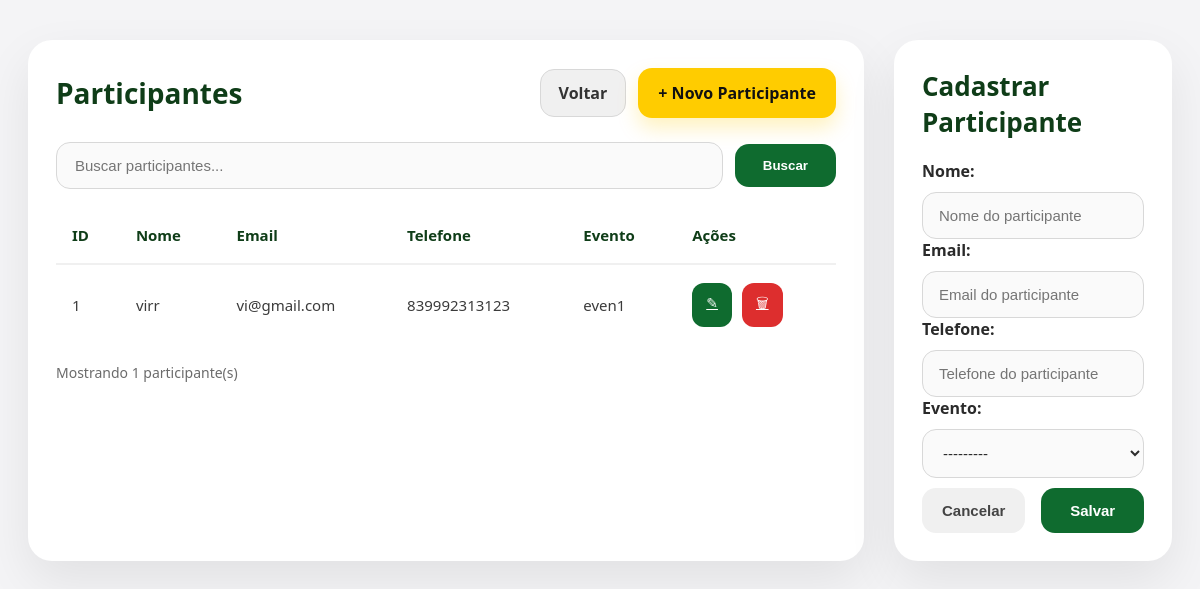
/participantes/ (signed in), run on an earlier commit of the app's database.
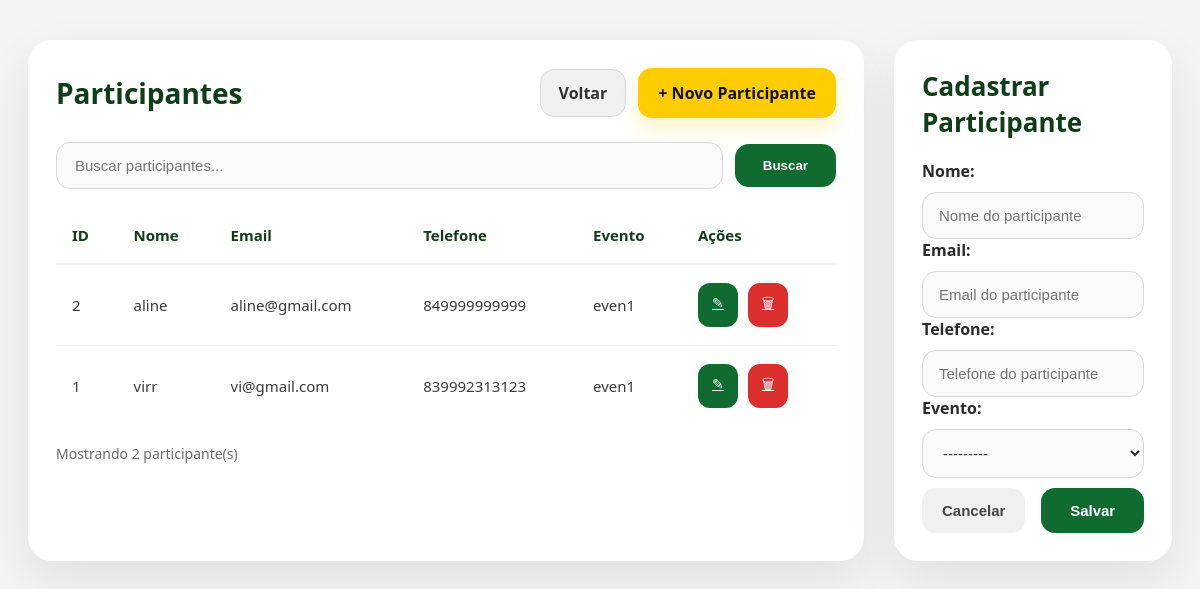
And on a later commit of the database.
### core/models.py (models this page shows, shortened)
class Participante(models.Model):
    nome = models.CharField('Nome', max_length=120)
    email = models.EmailField('Email', max_length=254)
    telefone = models.CharField('Telefone', max_length=30, blank=True)
    evento = models.ForeignKey(Evento, verbose_name='Evento', on_delete=models.PROTECT, related_name='participantes')
    criado_em = models.DateTimeField('Criado em', auto_now_add=True)
    class Meta:
        verbose_name = 'Participante'
        verbose_name_plural = 'Participantes'
        ordering = ['-criado_em']

class Evento(models.Model):
    nome = models.CharField('Nome', max_length=160)
    descricao = models.TextField('Descrição', blank=True)
    data = models.DateField('Data')
    horario = models.TimeField('Horário', blank=True, null=True)
    local = models.CharField('Local', max_length=160, blank=True)
    vagas = models.PositiveIntegerField('Quantidade de vagas', default=0)
    criado_em = models.DateTimeField('Criado em', auto_now_add=True)
    class Meta:
        verbose_name = 'Evento'
        verbose_name_plural = 'Eventos'
        ordering = ['-data', 'nome']
    def __str__(self):
        return self.nome

### core/views.py (the view)
# urls.py: path('participantes/', views.participantes, name='participantes'),
@login_required(login_url='login')
def participantes(request):
    busca = request.GET.get('busca', '')
    participantes = Participante.objects.select_related('evento').all()
    if busca:
        participantes = participantes.filter(
            Q(nome__icontains=busca) | Q(email__icontains=busca) | Q(evento__nome__icontains=busca)
        )
    form = ParticipanteForm(request.POST or None)
    if request.method == 'POST' and form.is_valid():
        form.save()
        return redirect('participantes')
    return render(request, 'gerenciamento/participantes.html', {
        'participantes': participantes,
        'form': form,
        'busca': busca,
    })

### core/forms.py
class ParticipanteForm(forms.ModelForm):
    class Meta:
        model = Participante
        fields = ['nome', 'email', 'telefone', 'evento']
        labels = {
            'nome': 'Nome',
            'email': 'Email',
            'telefone': 'Telefone',
            'evento': 'Evento',
        }
        widgets = {
            'nome': forms.TextInput(attrs={
                'placeholder': 'Nome do participante',
                'class': 'campo-input'
            }),
            'email': forms.EmailInput(attrs={
                'placeholder': 'Email do participante',
                'class': 'campo-input'
            }),
            'telefone': forms.TextInput(attrs={
                'placeholder': 'Telefone do participante',
                'class': 'campo-input'
            }),
            'evento': forms.Select(attrs={
                'class': 'campo-input'
            }),
        }

### core/templates/gerenciamento/participantes.html (shortened to what this page needs)
{% extends 'base.html' %}
{% block conteudo %}
<div class="pagina-participantes">
    <div class="container-participantes">
        <section class="painel-participantes">
            <div class="cabecalho-painel">
                <div>
                    <p class="rotulo-painel">Participantes</p>
                </div>
                <div class="cabecalho-acoes">
                    <a href="{% url 'index' %}" class="botao-voltar">Voltar</a>
                    <a href="#form-cadastro" class="botao-novo">+ Novo Participante</a>
                </div>
            </div>
            <div class="acoes-painel">
                <form method="get" class="caixa-busca">
                    <input type="text" name="busca" placeholder="Buscar participantes..." value="{{ busca }}" />
                    <button type="submit" class="botao-buscar">Buscar</button>
                </form>
            </div>
            <div class="cartao-tabela">
                <table class="tabela-participantes">
                    <thead>
                        <tr>
                            <th>ID</th>
                            <th>Nome</th>
                            <th>Email</th>
                            <th>Telefone</th>
                            <th>Evento</th>
                            <th>Ações</th>
                        </tr>
                    </thead>
                    <tbody>
                        {% if participantes.exists %}
                            {% for participante in participantes %}
                                <tr>
                                    <td>{{ participante.id }}</td>
                                    <td>{{ participante.nome }}</td>
                                    <td>{{ participante.email }}</td>
                                    <td>{{ participante.telefone }}</td>
                                    <td>{{ participante.evento.nome }}</td>
                                    <td>
                                        <div class="botoes-acoes">
                                            <a href="{% url 'editar_participante' participante.id %}" class="botao-editar">✎</a>
                                            <a href="{% url 'excluir_participante' participante.id %}" class="botao-excluir">🗑</a>
                                        </div>
                                    </td>
                                </tr>
                            {% endfor %}
                        {% else %}
                            <tr>
                                <td colspan="6" style="text-align:center; padding: 32px 0;">Nenhum participante encontrado.</td>
                            </tr>
                        {% endif %}
                    </tbody>
                </table>
                <p class="rodape-tabela">Mostrando {{ participantes.count }} participante(s)</p>
            </div>
        </section>
        <aside class="painel-formulario" id="form-cadastro">
            <div class="cartao-formulario">
                <h2>Cadastrar Participante</h2>
                <form method="post">
                    <div class="grupo-campo">
                        {{ form.nome.label_tag }}
                        {{ form.nome }}
                    </div>
                    <div class="grupo-campo">
                        {{ form.email.label_tag }}
                        {{ form.email }}
                    </div>
                    <div class="grupo-campo">
                        {{ form.telefone.label_tag }}
                        {{ form.telefone }}
                    </div>
                    <div class="grupo-campo">
                        {{ form.evento.label_tag }}
                        {{ form.evento }}
                    </div>
                    <div class="acoes-formulario">
                        <button type="reset" class="botao-cancelar">Cancelar</button>
                        <button type="submit" class="botao-salvar">Salvar</button>
                    </div>
                </form>
            </div>
        </aside>
    </div>
</div>
{% endblock %}

### core/templates/base.html (shortened to what this page needs)
<!DOCTYPE html>
<html lang="pt-br">
<head>
    {% load static %}
    <link rel="stylesheet" href="{% static 'css/style.css' %}">
</head>
<body>
    {% block conteudo %}
    {% endblock %}
</body>
</html>

### static/css/style.css (style rules this page uses)
* { margin:0; padding:0; box-sizing:border-box; }
body { font-family:'Segoe UI',sans-serif; background:#f4f4f6; }
.pagina-participantes { padding:40px 28px; min-height:calc(100vh - 40px); }
.container-participantes { max-width:1400px; margin:0 auto; display:grid; grid-template-columns:2.2fr 1fr; gap:30px; }
.painel-participantes, .painel-formulario { background:#fff; border-radius:24px; box-shadow:0 20px 50px rgba(0,0,0,.08); }
.painel-participantes { padding:28px; }
.painel-formulario { padding:28px; }
.cabecalho-painel { display:flex; align-items:center; justify-content:space-between; gap:20px; margin-bottom:24px; }
.cabecalho-acoes { display:flex; gap:12px; align-items:center; }
.rotulo-painel { font-size:28px; font-weight:700; color:#0f3d18; }
.botao-voltar { display:inline-flex; align-items:center; justify-content:center; background:#f0f0f0; color:#333; text-decoration:none; padding:12px 18px; border-radius:14px; font-weight:700; border:1px solid #d8d8d8; }
.botao-novo { display:inline-flex; align-items:center; justify-content:center; gap:10px; background:#ffcc00; color:#111; text-decoration:none; padding:14px 20px; border-radius:14px; font-weight:700; box-shadow:0 10px 20px rgba(255,204,0,.25); }
.acoes-painel { margin-bottom:18px; }
.caixa-busca { display:flex; gap:12px; align-items:center; }
.caixa-busca input { flex:1; min-width:0; padding:14px 18px; border:1px solid #d8d8d8; border-radius:14px; background:#fafafa; font-size:15px; color:#333; }
.caixa-busca button { background:#0f6b2f; color:#fff; border:none; border-radius:14px; padding:14px 28px; cursor:pointer; font-weight:700; }
.cartao-tabela { overflow-x:auto; }
.tabela-participantes { width:100%; border-collapse:collapse; min-width:780px; }
.tabela-participantes th, .tabela-participantes td { padding:18px 16px; text-align:left; font-size:15px; color:#3b3b3b; vertical-align:middle; }
.tabela-participantes th { font-weight:700; color:#0f3d18; border-bottom:2px solid #f0f0f0; }
.tabela-participantes tbody tr { border-bottom:1px solid #f0f0f0; }
.tabela-participantes tbody tr:last-child { border-bottom:none; }
.botoes-acoes { display:flex; gap:10px; }
.botao-editar, .botao-excluir { border:none; border-radius:12px; padding:10px 14px; cursor:pointer; font-size:14px; }
.botao-editar { background:#0f6b2f; color:#fff; }
.botao-excluir { background:#dd2e2e; color:#fff; }
.rodape-tabela { margin-top:18px; font-size:14px; color:#6b6b6b; }
.cartao-formulario { display:flex; flex-direction:column; gap:20px; }
.cartao-formulario h2 { color:#0f3d18; font-size:26px; margin:0; }
.grupo-campo { display:flex; flex-direction:column; gap:10px; }
.grupo-campo label { font-weight:700; color:#2a2a2a; }
.grupo-campo input, .grupo-campo select { width:100%; padding:14px 16px; border:1px solid #d8d8d8; border-radius:14px; background:#fafafa; font-size:15px; color:#2d2d2d; }
.acoes-formulario { display:flex; gap:16px; margin-top:10px; }
.botao-cancelar, .botao-salvar { flex:1; border:none; border-radius:14px; padding:14px 20px; font-size:15px; font-weight:700; cursor:pointer; }
.botao-cancelar { background:#f0f0f0; color:#444; }
.botao-salvar { background:#0f6b2f; color:#fff; }

What changed in the data, as far as the page shows it:
added Participante: id "2", nome "aline", email "aline@gmail.com", telefone "849999999999", evento.nome "even1"
Also different on the page:
{{ participantes.count }}: "1" → "2"
